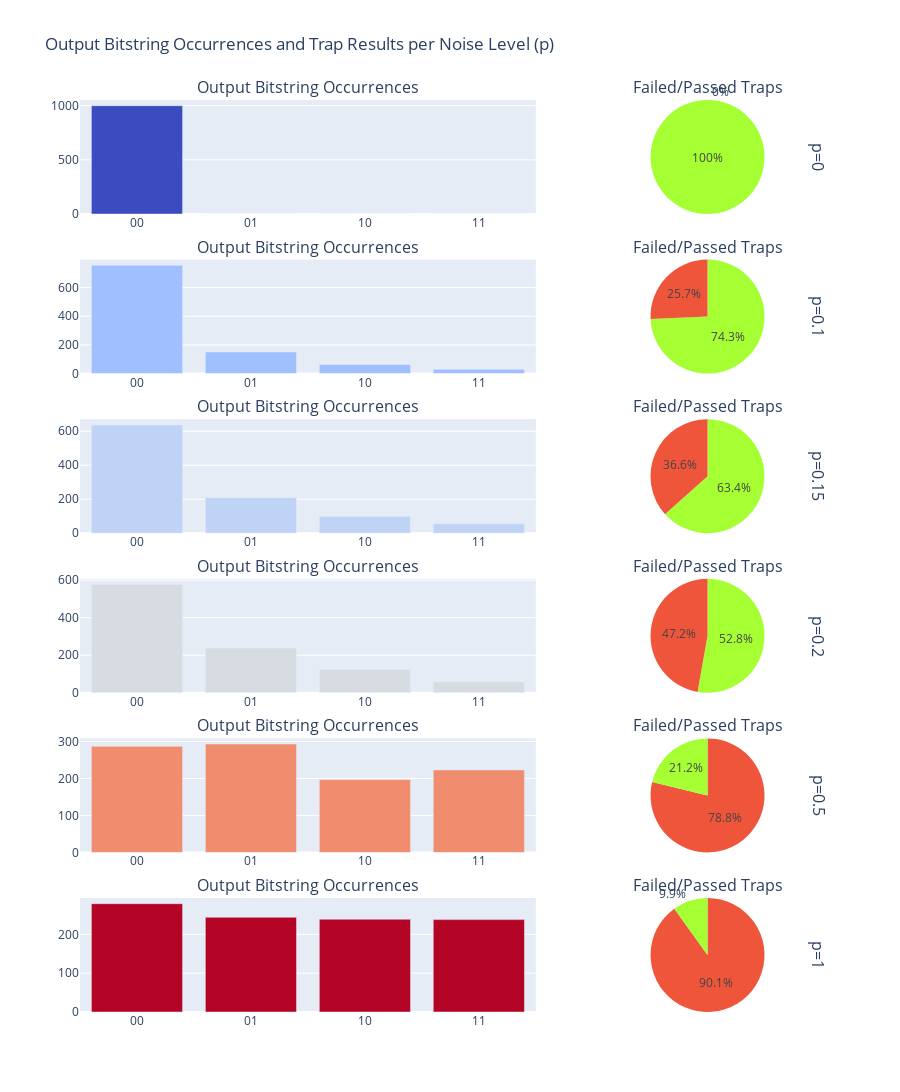

Notebook code cell kept with this figure:
### Code cell
import plotly.graph_objects as go
import matplotlib.cm as cm
from matplotlib.colors import LogNorm, to_hex
from plotly.subplots import make_subplots

# Function to get color based on p value
def get_heatmap_color(p, colormap_name='coolwarm', vmin=0.1, vmax=1):
    colormap = cm.get_cmap(colormap_name)
    norm = LogNorm(vmin=vmin, vmax=vmax)  # Normalize p within [vmin, vmax]
    return to_hex(colormap(norm(p)))  # Convert to hex color for Plotly

# Number of rows and columns for the subplot grid
num_rows = len(all_histograms)  # Each p value gets its own row
num_cols = 2  # One column for bar chart, one for pie chart

# Create a subplot grid with multiple rows and columns
fig = make_subplots(
    rows=num_rows, cols=num_cols,
    column_widths=[0.7, 0.3],
    row_titles=[f'p={p}' for p in all_histograms.keys()],
    subplot_titles=["Output Bitstring Occurrences", "Failed/Passed Traps"] * len(all_histograms),
    vertical_spacing=0.05,
    specs=[[{"type": "bar"}, {"type": "pie"}] for _ in range(num_rows)]
)

# Add bar charts and pie charts for each p value
colors = ['#EF553B', '#a5ff33']  # Red for 'Failed traps', Green for 'Passed traps'

for idx, (p, histogram) in enumerate(all_histograms.items()):
    frequencies = [histogram.get(outcome, 0) for outcome in all_outcomes]
    
    # Get colors for each bar based on the current p value
    bar_colors = [get_heatmap_color(p + 0.1) for _ in all_outcomes]
    
    # Add bar chart to the first column
    fig.add_trace(
        go.Bar(
            x=all_outcomes,
            y=frequencies,
            name=f'Bitstrings (p={p})',
            marker=dict(color=bar_colors)
        ),
        row=idx + 1, col=1
    )
    
    # Add pie chart to the second column
    failed_value = failed_traps_histograms.get(p, 0)
    fig.add_trace(
        go.Pie(
            labels=['Failed traps', 'Passed traps'],
            values=[failed_value, 1 - failed_value],
            marker=dict(colors=colors),
            name=f'Traps (p={p})'
        ),
        row=idx + 1, col=2
    )

# Update layout for better spacing and appearance
fig.update_layout(
    title="Output Bitstring Occurrences and Trap Results per Noise Level (p)",
    height=400 * num_rows,  # Dynamic height based on the number of rows
    showlegend=False  # Disable legend for clarity
)

fig.show()

### Figure 1 — Plotly figure (JSON) as saved in the notebook; plotly's stock layout.template omitted (floating-point values rounded to 4 significant figures)
{"data": [{"marker": {"color": ["#3b4cc0", "#3b4cc0", "#3b4cc0", "#3b4cc0"]}, "name": "Bitstrings (p=0)", "type": "bar", "x": ["00", "01", "10", "11"], "xaxis": "x", "y": [1000, 0, 0, 0], "yaxis": "y"}, {"domain": {"x": [0.716, 0.98], "y": [0.875, 1]}, "labels": ["Failed traps", "Passed traps"], "marker": {"colors": ["#EF553B", "#a5ff33"]}, "name": "Traps (p=0)", "type": "pie", "values": [0, 1]}, {"marker": {"color": ["#9fbfff", "#9fbfff", "#9fbfff", "#9fbfff"]}, "name": "Bitstrings (p=0.1)", "type": "bar", "x": ["00", "01", "10", "11"], "xaxis": "x2", "y": [755, 151, 64, 30], "yaxis": "y2"}, {"domain": {"x": [0.716, 0.98], "y": [0.7, 0.825]}, "labels": ["Failed traps", "Passed traps"], "marker": {"colors": ["#EF553B", "#a5ff33"]}, "name": "Traps (p=0.1)", "type": "pie", "values": [0.257, 0.743]}, {"marker": {"color": ["#bfd3f6", "#bfd3f6", "#bfd3f6", "#bfd3f6"]}, "name": "Bitstrings (p=0.15)", "type": "bar", "x": ["00", "01", "10", "11"], "xaxis": "x3", "y": [637, 209, 99, 55], "yaxis": "y3"}, {"domain": {"x": [0.716, 0.98], "y": [0.525, 0.65]}, "labels": ["Failed traps", "Passed traps"], "marker": {"colors": ["#EF553B", "#a5ff33"]}, "name": "Traps (p=0.15)", "type": "pie", "values": [0.366, 0.634]}, {"marker": {"color": ["#d7dce3", "#d7dce3", "#d7dce3", "#d7dce3"]}, "name": "Bitstrings (p=0.2)", "type": "bar", "x": ["00", "01", "10", "11"], "xaxis": "x4", "y": [577, 239, 125, 59], "yaxis": "y4"}, {"domain": {"x": [0.716, 0.98], "y": [0.35, 0.475]}, "labels": ["Failed traps", "Passed traps"], "marker": {"colors": ["#EF553B", "#a5ff33"]}, "name": "Traps (p=0.2)", "type": "pie", "values": [0.472, 0.528]}, {"marker": {"color": ["#f18d6f", "#f18d6f", "#f18d6f", "#f18d6f"]}, "name": "Bitstrings (p=0.5)", "type": "bar", "x": ["00", "01", "10", "11"], "xaxis": "x5", "y": [287, 293, 197, 223], "yaxis": "y5"}, {"domain": {"x": [0.716, 0.98], "y": [0.175, 0.3]}, "labels": ["Failed traps", "Passed traps"], "marker": {"colors": ["#EF553B", "#a5ff33"]}, "name": "Traps (p=0.5)", "type": "pie", "values": [0.788, 0.212]}, {"marker": {"color": ["#b40426", "#b40426", "#b40426", "#b40426"]}, "name": "Bitstrings (p=1)", "type": "bar", "x": ["00", "01", "10", "11"], "xaxis": "x6", "y": [279, 244, 239, 238], "yaxis": "y6"}, {"domain": {"x": [0.716, 0.98], "y": [0, 0.125]}, "labels": ["Failed traps", "Passed traps"], "marker": {"colors": ["#EF553B", "#a5ff33"]}, "name": "Traps (p=1)", "type": "pie", "values": [0.901, 0.099]}], "layout": {"annotations": [{"font": {"size": 16}, "showarrow": false, "text": "Output Bitstring Occurrences", "x": 0.308, "xanchor": "center", "xref": "paper", "y": 1, "yanchor": "bottom", "yref": "paper"}, {"font": {"size": 16}, "showarrow": false, "text": "Failed/Passed Traps", "x": 0.848, "xanchor": "center", "xref": "paper", "y": 1, "yanchor": "bottom", "yref": "paper"}, {"font": {"size": 16}, "showarrow": false, "text": "Output Bitstring Occurrences", "x": 0.308, "xanchor": "center", "xref": "paper", "y": 0.825, "yanchor": "bottom", "yref": "paper"}, {"font": {"size": 16}, "showarrow": false, "text": "Failed/Passed Traps", "x": 0.848, "xanchor": "center", "xref": "paper", "y": 0.825, "yanchor": "bottom", "yref": "paper"}, {"font": {"size": 16}, "showarrow": false, "text": "Output Bitstring Occurrences", "x": 0.308, "xanchor": "center", "xref": "paper", "y": 0.65, "yanchor": "bottom", "yref": "paper"}, {"font": {"size": 16}, "showarrow": false, "text": "Failed/Passed Traps", "x": 0.848, "xanchor": "center", "xref": "paper", "y": 0.65, "yanchor": "bottom", "yref": "paper"}, {"font": {"size": 16}, "showarrow": false, "text": "Output Bitstring Occurrences", "x": 0.308, "xanchor": "center", "xref": "paper", "y": 0.475, "yanchor": "bottom", "yref": "paper"}, {"font": {"size": 16}, "showarrow": false, "text": "Failed/Passed Traps", "x": 0.848, "xanchor": "center", "xref": "paper", "y": 0.475, "yanchor": "bottom", "yref": "paper"}, {"font": {"size": 16}, "showarrow": false, "text": "Output Bitstring Occurrences", "x": 0.308, "xanchor": "center", "xref": "paper", "y": 0.3, "yanchor": "bottom", "yref": "paper"}, {"font": {"size": 16}, "showarrow": false, "text": "Failed/Passed Traps", "x": 0.848, "xanchor": "center", "xref": "paper", "y": 0.3, "yanchor": "bottom", "yref": "paper"}, {"font": {"size": 16}, "showarrow": false, "text": "Output Bitstring Occurrences", "x": 0.308, "xanchor": "center", "xref": "paper", "y": 0.125, "yanchor": "bottom", "yref": "paper"}, {"font": {"size": 16}, "showarrow": false, "text": "Failed/Passed Traps", "x": 0.848, "xanchor": "center", "xref": "paper", "y": 0.125, "yanchor": "bottom", "yref": "paper"}, {"font": {"size": 16}, "showarrow": false, "text": "p=0", "textangle": 90, "x": 0.98, "xanchor": "left", "xref": "paper", "y": 0.9375, "yanchor": "middle", "yref": "paper"}, {"font": {"size": 16}, "showarrow": false, "text": "p=0.1", "textangle": 90, "x": 0.98, "xanchor": "left", "xref": "paper", "y": 0.7625, "yanchor": "middle", "yref": "paper"}, {"font": {"size": 16}, "showarrow": false, "text": "p=0.15", "textangle": 90, "x": 0.98, "xanchor": "left", "xref": "paper", "y": 0.5875, "yanchor": "middle", "yref": "paper"}, {"font": {"size": 16}, "showarrow": false, "text": "p=0.2", "textangle": 90, "x": 0.98, "xanchor": "left", "xref": "paper", "y": 0.4125, "yanchor": "middle", "yref": "paper"}, {"font": {"size": 16}, "showarrow": false, "text": "p=0.5", "textangle": 90, "x": 0.98, "xanchor": "left", "xref": "paper", "y": 0.2375, "yanchor": "middle", "yref": "paper"}, {"font": {"size": 16}, "showarrow": false, "text": "p=1", "textangle": 90, "x": 0.98, "xanchor": "left", "xref": "paper", "y": 0.0625, "yanchor": "middle", "yref": "paper"}], "height": 2400, "showlegend": false, "title": {"text": "Output Bitstring Occurrences and Trap Results per Noise Level (p)"}, "xaxis": {"anchor": "y", "domain": [0, 0.616]}, "xaxis2": {"anchor": "y2", "domain": [0, 0.616]}, "xaxis3": {"anchor": "y3", "domain": [0, 0.616]}, "xaxis4": {"anchor": "y4", "domain": [0, 0.616]}, "xaxis5": {"anchor": "y5", "domain": [0, 0.616]}, "xaxis6": {"anchor": "y6", "domain": [0, 0.616]}, "yaxis": {"anchor": "x", "domain": [0.875, 1]}, "yaxis2": {"anchor": "x2", "domain": [0.7, 0.825]}, "yaxis3": {"anchor": "x3", "domain": [0.525, 0.65]}, "yaxis4": {"anchor": "x4", "domain": [0.35, 0.475]}, "yaxis5": {"anchor": "x5", "domain": [0.175, 0.3]}, "yaxis6": {"anchor": "x6", "domain": [0, 0.125]}}}
